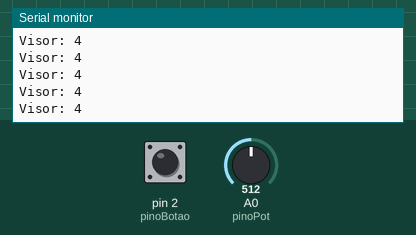
A sketch run on a simulated Arduino Uno, built with avr-gcc and run on an emulated ATmega328P. Shown: the last lines printed to the serial monitor. The test bench sets the inputs (shaded band); at power-on: pin 2 (pinoBotao) HIGH, A0 (pinoPot) = 512.

Above: at 1.2 s.
1.3 s: pin 2 (pinoBotao) pulled LOW for 0.15 s
At 1.9 s:
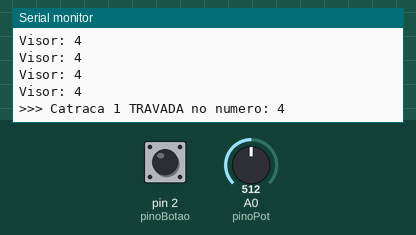
2.9 s: pin 2 (pinoBotao) pulled LOW for 1 s
At 4.4 s:
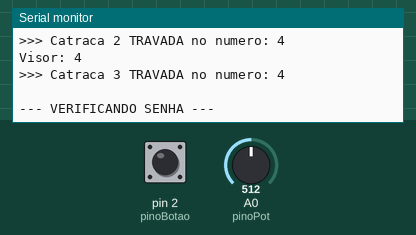
5.4 s: A0 (pinoPot) set to 716
At 5.49 s:
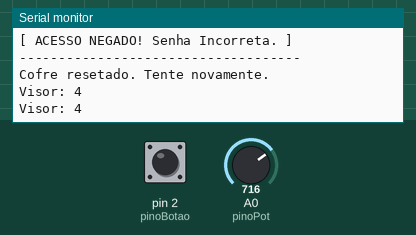
6.9 s: A0 (pinoPot) set to 900
At 6.99 s:
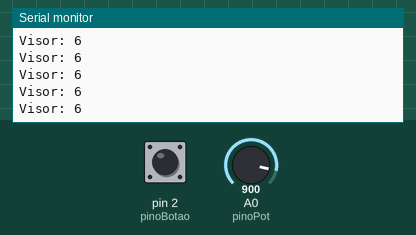
Timing chart, 0 to 9.4 s (numbered marks = the images above; inputs shaded):
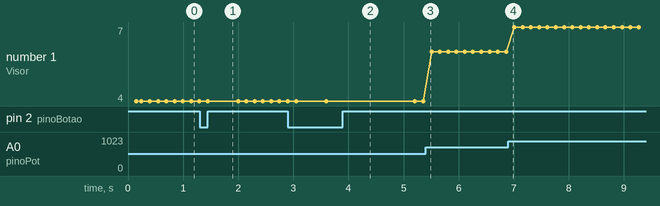

The sketch:

LockPick.ino
```cpp
// ==========================================
// CONFIGURAÇÕES INICIAIS
// ==========================================
int pinoBotao = 2; // O botão mágico ligado direto no GND
int pinoPot = A0;  // O dial do nosso cofre

// A senha secreta do cofre (A combinação vencedora)
int senha1 = 3;
int senha2 = 7;
int senha3 = 9;

// Onde vamos guardar os "chutes" do jogador
int tentativa1 = 0;
int tentativa2 = 0;
int tentativa3 = 0;

// A nossa Máquina de Estados (1 = primeira catraca, 2 = segunda, 3 = terceira)
int estadoCofre = 1;


// ==========================================
// A NOSSA FUNÇÃO (O equivalente ao 'def' do Python)
// ==========================================
void salvarTentativa(int valorLido, int estadoAtual) {

  // O switch/case agindo como o trilho do trem para guardar a variável certa
  switch (estadoAtual) {
    case 1:
      tentativa1 = valorLido;
      Serial.print(">>> Catraca 1 TRAVADA no numero: ");
      Serial.println(tentativa1);
      break;
    case 2:
      tentativa2 = valorLido;
      Serial.print(">>> Catraca 2 TRAVADA no numero: ");
      Serial.println(tentativa2);
      break;
    case 3:
      tentativa3 = valorLido;
      Serial.print(">>> Catraca 3 TRAVADA no numero: ");
      Serial.println(tentativa3);
      break;
  }
}

// ==========================================
// SETUP E LOOP
// ==========================================
void setup() {
  Serial.begin(9600);

  // O truque de mestre: liga o resistor interno do Arduino!
  pinMode(pinoBotao, INPUT_PULLUP);

  Serial.println("--- SISTEMA DE SEGURANCA ATIVADO ---");
  Serial.println("Gire o potenciometro para escolher e aperte o botao para confirmar.");
  Serial.println("------------------------------------");
}

void loop()
{
  // 1. Lê a "sujeira" de 0 a 1023 e converte num visor limpo de 0 a 9
  int numeroDoCofre = map(analogRead(pinoPot), 0, 1023, 0, 9);

  // Imprime o número atual para o aluno ver o visor girando
  Serial.print("Visor: ");
  Serial.println(numeroDoCofre);

  // 2. Se o botão for apertado (Lembre-se: no PULLUP, apertado é LOW)
  if (digitalRead(pinoBotao) == LOW)
  {

    // Chama a nossa função passando os parâmetros do momento
    salvarTentativa(numeroDoCofre, estadoCofre);

    // Avança o estado do jogo
    estadoCofre++;

    // 3. O GRANDE IF: Se já passamos da terceira catraca, confere a senha!
    if (estadoCofre > 3)
    {
      Serial.println(" ");
      Serial.println("--- VERIFICANDO SENHA ---");
      delay(1000); // Um suspense dramático de 1 segundo

      if (tentativa1 == senha1 && tentativa2 == senha2 && tentativa3 == senha3)
      {
        Serial.println("[ ACESSO LIBERADO! Cofre Aberto. ]");
      }
      else
      {
        Serial.println("[ ACESSO NEGADO! Senha Incorreta. ]");
      }

      // Zera a máquina de estados para recomeçar a brincadeira
      estadoCofre = 1;
      Serial.println("------------------------------------");
      Serial.println("Cofre resetado. Tente novamente.");
    }

    // O delay de "debounce" para o dedo não registrar 5 cliques num milissegundo
    delay(400);
  }

  // Um pequeno delay no loop geral só para a tela não rolar na velocidade da luz
  delay(150);
}
```

Measured:
- after the input at 1.3 s, the serial monitor: prints a new line after 0.16 s (image 1)
- after the input at 2.9 s, the serial monitor: prints a new line after 0.16 s (image 2)
- plotted number 1: 4 → 6 after the input at 5.4 s, 6 → 7 after the input at 6.9 s
